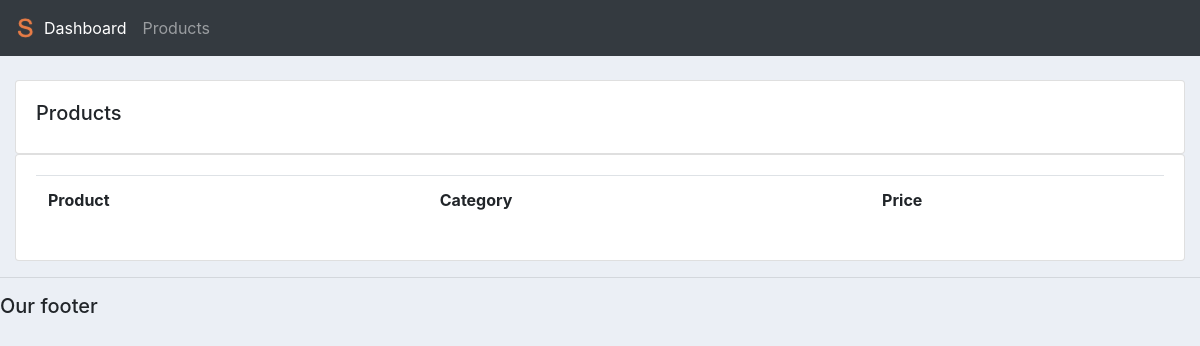
/products/, run on an earlier commit of the app's database.
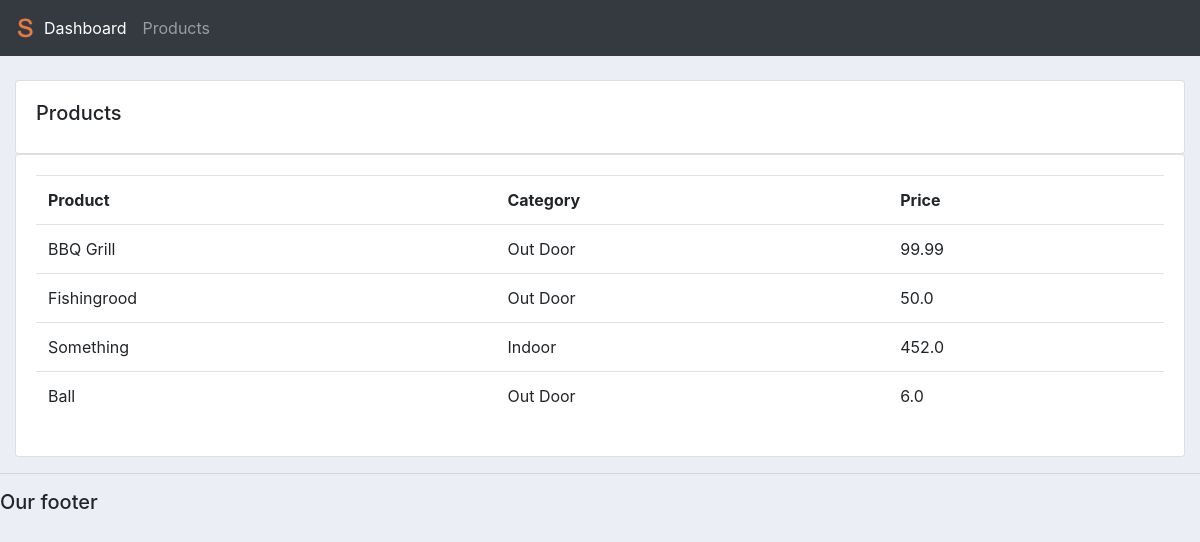
And on a later commit of the database.
### crm/models.py (models this page shows, shortened)
class Product(models.Model):
    CATEGORY = (('Indoor', 'Indoor'),
                ('Out Door', 'Out Door')
                )
    name        = models.CharField(max_length = 200, null=True)
    price       = models.FloatField(null=True)
    category    = models.CharField(max_length = 200, null=True, choices=CATEGORY)
    description = models.CharField(max_length = 200, null=True, blank=True)
    date_created= models.DateTimeField(auto_now_add=True)
    tags         = models.ManyToManyField(Tag)

### crm/views.py (the view)
# urls.py: path('products/', views.products, name='products'),
def products(request):
    products = Product.objects.all()
    return render(request, 'crm/products.html', {'products':products}   )

### crm/templates/crm/products.html
{% extends 'crm/main.html'   %}
{% block content %}
<br>
  <div class="row">
    <div class="col-md">
      <div class="card card-body">
        <h5>Products</h5>
      </div>
      <div class="card card-body">
        <table class="table">
          <tr>
            <th>Product</th>
            <th>Category</th>
            <th>Price</th>
          </tr>
          {% for item in products  %}
          <tr>
          <td>{{item.name}}</td>
            <td>{{item.category}}</td>
              <td>{{item.price}}</td>
          </tr>
          {% endfor  %}
        </table>
      </div>
    </div>
  </div>
{% endblock %}

What changed in the data, as far as the page shows it:
added Product: name "BBQ Grill", category "Out Door", price "99.99"
added Product: name "Fishingrood", category "Out Door", price "50.0"
added Product: name "Something", category "Indoor", price "452.0"
added Product: name "Ball", category "Out Door", price "6.0"
